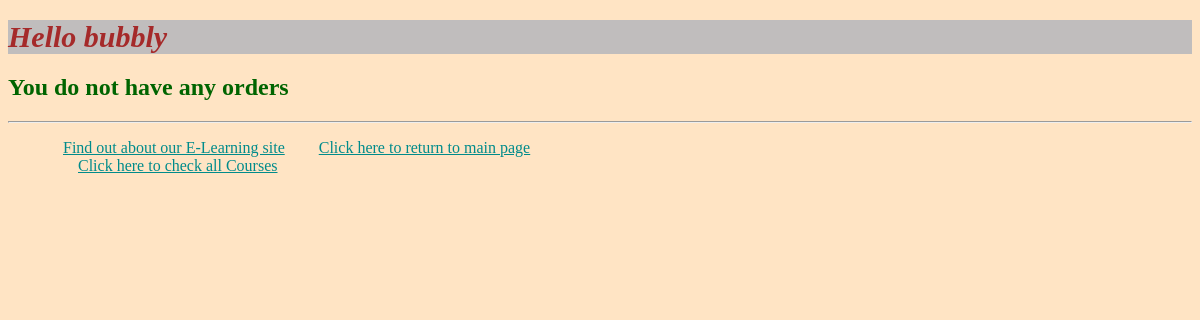
/myapp/myorders/ (signed in), run on an earlier commit of the app's database.
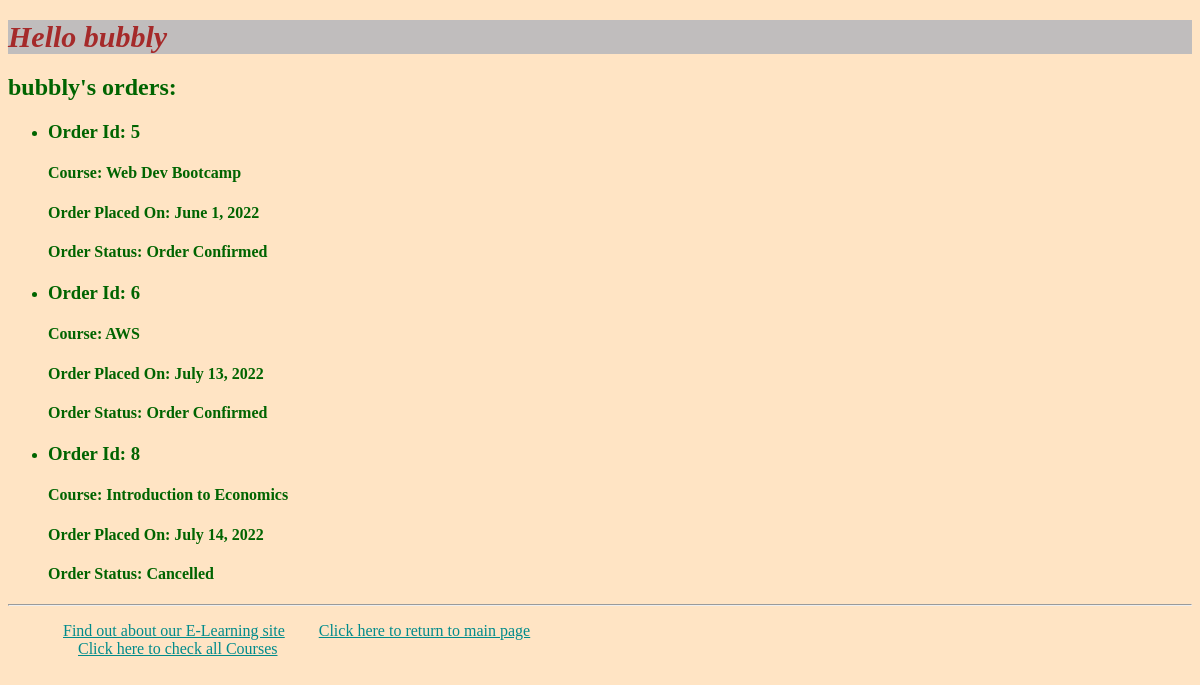
And on a later commit of the database.
### myapp/models.py (models this page shows, shortened)
class Order(models.Model):
    ORDER_CHOICE = [(0, 'Cancelled'), (1, 'Order Confirmed')]
    course = models.ForeignKey(Course, on_delete=models.CASCADE)
    student = models.ForeignKey(Student, on_delete=models.CASCADE)
    levels = models.PositiveIntegerField()
    order_status = models.IntegerField(choices=ORDER_CHOICE, default="1")
    order_date = models.DateField(default=datetime.date.today)
    def get_order_status_verbose(self):
        return dict(self.ORDER_CHOICE)[self.order_status]

class Course(models.Model):
    interested = models.PositiveIntegerField(default=0)
    stages = models.PositiveIntegerField(default=3)
    topic = models.ForeignKey(Topic, related_name='courses', on_delete=models.CASCADE)
    name = models.CharField(max_length=200)
    price = models.DecimalField(max_digits=10,decimal_places=2)
    for_everyone = models.BooleanField(default=True)
    description = models.TextField(max_length=300, null=True, blank=True)

### myapp/views.py (the view)
# urls.py: path(r'myorders/', views.myorders, name='myorders'),
@login_required(login_url='/myapp/login/')
def myorders(request):
    try:
        student = Student.objects.get(username=request.user.username)
    except Student.DoesNotExist:
        student = None
    if not student:
        return render(request, 'myapp/myorders.html', {'error_message':'You are not a registered student'})
    orders = Order.objects.filter(student=student)
    if not orders:
        print('Inside')
        return render(request, 'myapp/myorders.html', {'error_message': 'You do not have any orders'})
    return render(request, 'myapp/myorders.html', {'orders':orders})

### myapp/templates/myapp/myorders.html (shortened to what this page needs)
{% extends 'myapp/base.html' %}
{% block body_block %}
    {% if error_message %}
        <h2>{{error_message}}</h2>
    {% else %}
        <h2>{{request.user.username}}'s orders: </h2>
        <ul>
            {% for order in orders %}
                <li>
                    <h3>Order Id: {{order.pk}}</h3>
                    <p>
                        <h4>Course: {{order.course.name}}</h4>
                        <h4>Order Placed On: {{order.order_date}}</h4>
                        <h4>Order Status: {{order.get_order_status_verbose}}</h4>
                    </p>
                </li>
            {% endfor %}
        </ul>
    {% endif %}
{% endblock %}

### myapp/templates/myapp/base.html (shortened to what this page needs)
<!DOCTYPE html>
{% load static %}
<html>
<head>
<link rel="stylesheet" type="text/css" href="{% static 'myapp/style.css' %}" />
</head>
<body>
<div>
<h1>{% block myhdg %}Hello {{request.user.username}} {% endblock %}</h1>
{% block body_block %}*** {% endblock %}
</div>
<hr />
<div>
<ul>
<li class="hbar1"><a href="/myapp/about/">Find out about our E-Learning site</a></li>
<li class="hbar1"><a href = "{% url 'myapp:index' %}">Click here to return to main page</a><br/></li>
<li class="hbar1"><a href = "{% url 'myapp:courses' %}">Click here to check all Courses</a><br/></li>
</ul>
</div>
</body>
</html>

What changed in the data, as far as the page shows it:
now on this page (row edited): Order: pk "5", course.name "Web Dev Bootcamp", order_date "June 1, 2022", get_order_status_verbose "Order Confirmed"
now on this page (row edited): Order: pk "6", course.name "AWS", order_date "July 13, 2022", get_order_status_verbose "Order Confirmed"
now on this page (row edited): Order: pk "8", course.name "Introduction to Economics", order_date "July 14, 2022", get_order_status_verbose "Cancelled"
Also different on the page:
{{ request.user.username }}: (not shown) → "bubbly"
{{ error_message }}: "You do not have any orders" → (not shown)
text now shown: "'s orders:"
